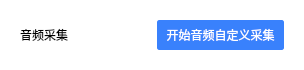
<?xml version="1.0" encoding="UTF-8"?>
<ui version="4.0">
 <class>CustomAudioCapture</class>
 <widget class="QDialog" name="CustomAudioCapture">
  <property name="geometry">
   <rect>
    <x>0</x>
    <y>0</y>
    <width>304</width>
    <height>70</height>
   </rect>
  </property>
  <property name="windowTitle">
   <string>自定义音频采集</string>
  </property>
  <property name="styleSheet">
   <string notr="true">#CustomAudioCapture {
	background: rgb(255,255,255);
}
QPushButton {
	background:rgb(57,129,252);
	color: rgb(255,255,255);
	border: 1px solid rgb(57,129,252);
	border-radius: 2px;
	min-height: 28px;
	min-width: 76px;
}
QPushButton:hover, QPushButton:pressed {
	background: rgb(5,117,197);
}</string>
  </property>
  <layout class="QHBoxLayout" name="horizontalLayout">
   <property name="spacing">
    <number>10</number>
   </property>
   <property name="leftMargin">
    <number>20</number>
   </property>
   <property name="topMargin">
    <number>20</number>
   </property>
   <property name="rightMargin">
    <number>20</number>
   </property>
   <property name="bottomMargin">
    <number>20</number>
   </property>
   <item>
    <widget class="QLabel" name="label">
     <property name="text">
      <string>音频采集</string>
     </property>
    </widget>
   </item>
   <item>
    <widget class="QPushButton" name="btnCustomCap">
     <property name="text">
      <string>开始音频自定义采集</string>
     </property>
    </widget>
   </item>
  </layout>
 </widget>
 <layoutdefault spacing="6" margin="11"/>
 <resources/>
 <connections/>
</ui>
